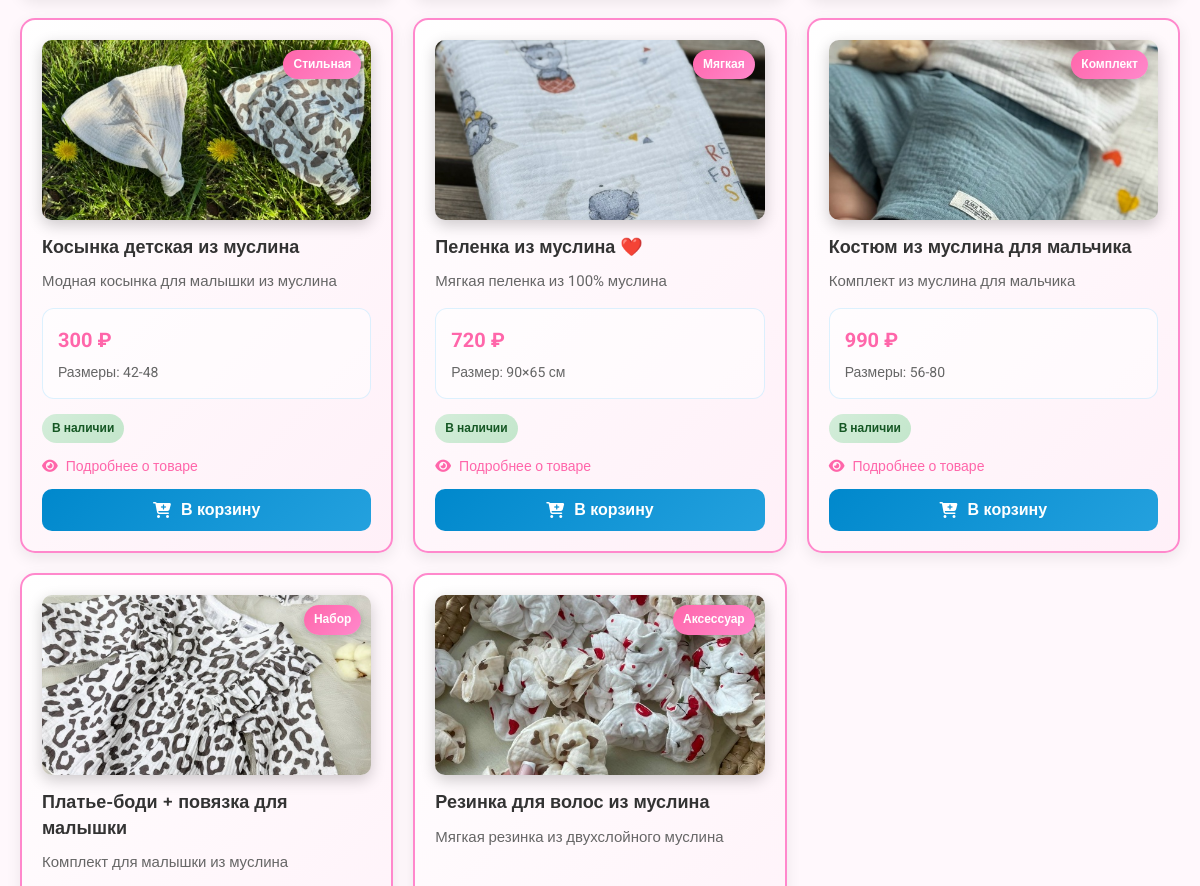
Before: / (middle part) with the older database file.
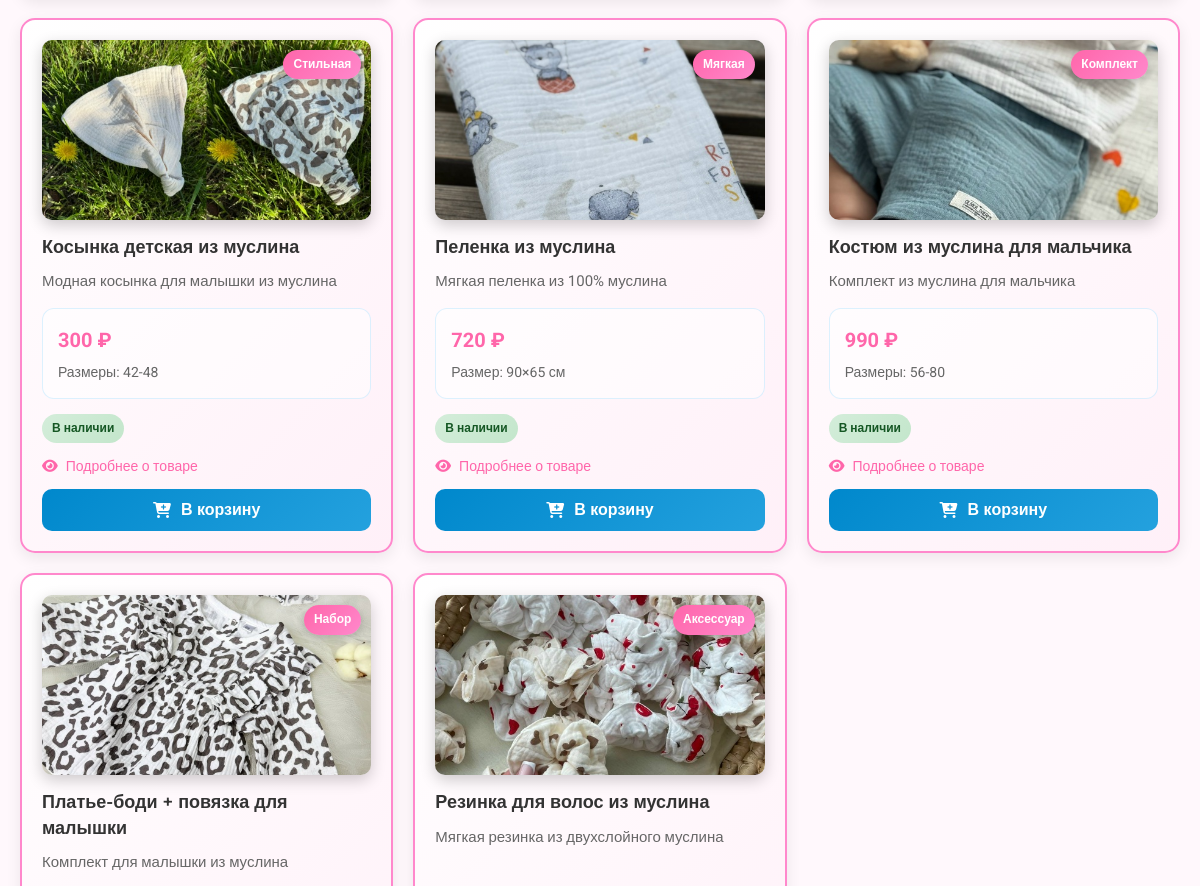
After: the same page with the newer database file.
### tables this page shows
CREATE TABLE IF NOT EXISTS products (
    id INT AUTO_INCREMENT PRIMARY KEY,
    title VARCHAR(255) NOT NULL,
    short_description TEXT,
    description TEXT,
    price INT NOT NULL DEFAULT 0,
    image VARCHAR(255) DEFAULT '',
    badge VARCHAR(100) DEFAULT '',
    sizes_text VARCHAR(255) DEFAULT '',
    status_text VARCHAR(100) DEFAULT 'В наличии',
    features TEXT,
    created_at TIMESTAMP DEFAULT CURRENT_TIMESTAMP,
    updated_at TIMESTAMP DEFAULT CURRENT_TIMESTAMP ON UPDATE CURRENT_TIMESTAMP
);

### index.php (the view, shortened to what this page needs)
<?php
require_once __DIR__ . '/config/db.php';
$products = $pdo->query("SELECT * FROM products ORDER BY id ASC")->fetchAll();
?>
<!DOCTYPE html>
<html lang="ru">
<head>
    <link rel="stylesheet" href="https://cdnjs.cloudflare.com/ajax/libs/font-awesome/6.4.0/css/all.min.css">
</head>
<body>
    <div class="products" id="items">
        <div class="items-grid">
<?php foreach ($products as $product): ?>
<?php
    $isAvailable = trim(mb_strtolower((string)$product['status_text'])) === 'в наличии';
?>
            <div class="card">
                <div class="product-photo">
                    <img src="<?= htmlspecialchars($product['image']) ?>" alt="<?= htmlspecialchars($product['title']) ?>" class="product-img">
                    <div class="photo-label"><?= htmlspecialchars($product['badge']) ?></div>
                </div>
                <h4><?= htmlspecialchars($product['title']) ?></h4>
                <p><?= htmlspecialchars($product['short_description']) ?></p>
                <div class="product-details">
                    <div class="price-tag"><?= number_format((int)$product['price'], 0, '', ' ') ?> ₽</div>
                    <div class="sizes"><?= htmlspecialchars($product['sizes_text']) ?></div>
                </div>
                <div class="product-status">
                    <span class="<?= $isAvailable ? 'in-stock' : 'in-stockk' ?>">
                        <?= htmlspecialchars($product['status_text']) ?>
                    </span>
                </div>
                <button class="view-details" onclick="showProductDetails(<?= (int)$product['id'] ?>)">
                    <i class="fas fa-eye"></i> Подробнее о товаре
                </button>
                <?php if ($isAvailable): ?>
                <button class="add-to-cart-btn" onclick="addToCart(<?= (int)$product['id'] ?>)">
                    <i class="fas fa-cart-plus"></i> В корзину
                </button>
                <?php else: ?>
                <button class="add-to-cart-btn disabled-btn" disabled>
                    <i class="fas fa-ban"></i> Нет в наличии
                </button>
                <?php endif; ?>
            </div>
<?php endforeach; ?>
        </div>
    </div>
</body>
</html>

### index.php (style rules this page uses)
* { margin: 0; padding: 0; box-sizing: border-box; }
:root { --primary-color: #4da6ff; --secondary-color: #b8e1ff; --accent-color: #ffb8d9; --season-color: #8ad8ff; --text-color: #333; --background-color: #f8fcff; --card-bg: linear-gradient(135deg, white, #f0f9ff); --header-gradient: linear-gradient(135deg, #4da6ff, #8ad8ff); --button-gradient: linear-gradient(135deg, #0088cc, #24a1de); --season-icon: '❄️'; --cart-gradient: linear-gradient(135deg, #4da6ff, #24a1de); --season-particles: '❄️'; --season-border: 2px solid #8ad8ff; --season-shadow: 0 0 20px rgba(138, 216, 255, 0.3); }
body { font-family: 'Roboto', 'Arial', sans-serif; background-color: var(--background-color); color: var(--text-color); line-height: 1.6; position: relative; overflow-x: hidden; min-height: 100vh; -webkit-font-smoothing: antialiased; -moz-osx-font-smoothing: grayscale; }
h1, h2, h3, h4, h5, h6 { font-family: 'Montserrat', 'Arial', sans-serif; font-weight: 600; }
.products { padding: 25px 20px; }
.items-grid { display: grid; grid-template-columns: repeat(auto-fill, minmax(280px, 1fr)); gap: 20px; }
.card { background: var(--card-bg); border-radius: 15px; padding: 20px; box-shadow: 0 5px 15px rgba(0,0,0,0.08); border: var(--season-border); transition: transform 0.3s; display: flex; flex-direction: column; }
.product-photo { width: 100%; height: 180px; border-radius: 10px; overflow: hidden; margin-bottom: 15px; position: relative; box-shadow: 0 5px 15px rgba(0,0,0,0.2); }
.product-img { width: 100%; height: 100%; object-fit: cover; }
.photo-label { position: absolute; top: 10px; right: 10px; background: linear-gradient(135deg, var(--primary-color), var(--season-color)); color: white; padding: 5px 10px; border-radius: 15px; font-size: 12px; font-weight: bold; box-shadow: 0 3px 10px rgba(0,0,0,0.2); animation: float 2s ease-in-out infinite; }
.card h4 { color: #333; font-size: 18px; margin-bottom: 10px; line-height: 1.4; }
.card p { color: #666; font-size: 15px; margin-bottom: 15px; flex: 1; line-height: 1.5; }
.product-details { margin-bottom: 15px; padding: 15px; background: rgba(255,255,255,0.5); border-radius: 12px; border: 1px solid rgba(138,216,255,0.3); }
.price-tag { color: var(--primary-color); font-size: 20px; font-weight: bold; margin-bottom: 5px; display: flex; align-items: center; gap: 10px; }
.sizes { color: #666; font-size: 14px; display: flex; align-items: center; gap: 8px; }
.product-status { margin-bottom: 15px; }
.in-stock { background: linear-gradient(135deg, #d4edda, #c3e6cb); color: #155724; padding: 5px 10px; border-radius: 15px; font-size: 12px; font-weight: bold; display: inline-flex; align-items: center; gap: 8px; }
.view-details { color: var(--primary-color); text-decoration: none; font-size: 14px; margin-bottom: 15px; display: inline-flex; align-items: center; gap: 8px; transition: color 0.3s; background: none; border: none; cursor: pointer; font-family: inherit; padding: 0; }
.add-to-cart-btn { background: var(--button-gradient); color: white; border: none; padding: 12px; border-radius: 10px; font-size: 16px; font-weight: bold; cursor: pointer; display: flex; align-items: center; justify-content: center; gap: 10px; transition: all 0.3s; width: 100%; }
.logo-frame, .main-title, .photo-label, .garland-light { animation: none !important; }
.card, .nav-btn, .add-to-cart-btn, .phone-btn, .footer-icons a, .view-details, .delivery-btn, .address-option { transition: background-color .18s ease, border-color .18s ease, color .18s ease, box-shadow .18s ease !important; }

Changed rows visible on the page:
changed products "Мягкая пеленка из 100% муслина": title "Пеленка из муслина ❤️" → "Пеленка из муслина"
